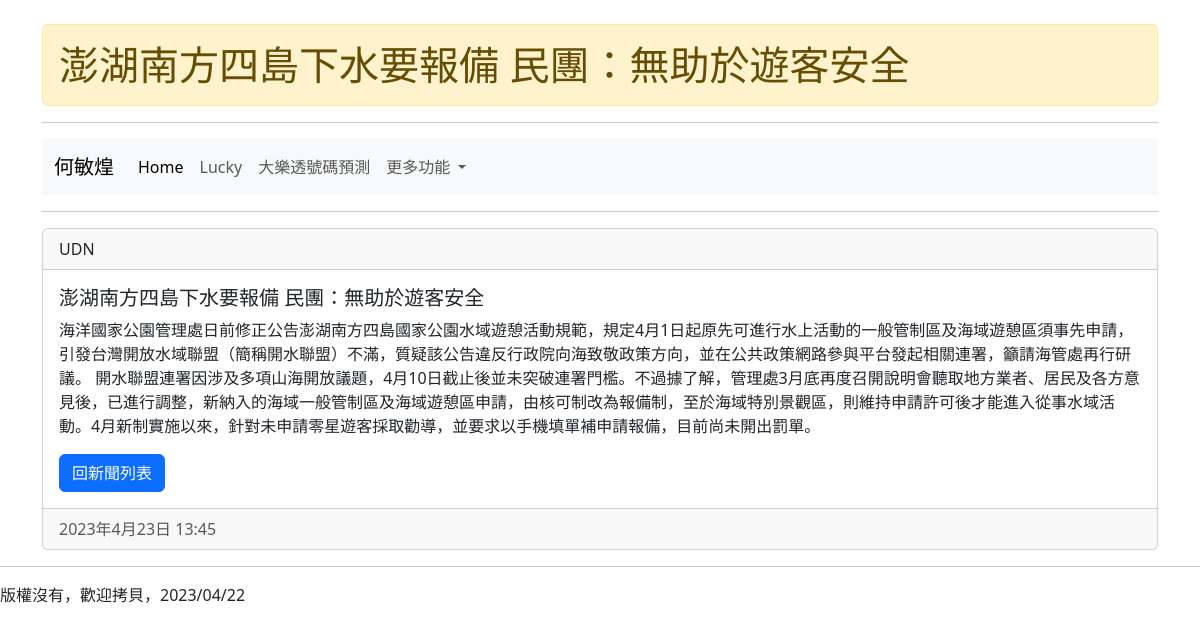
Screenshot of /shownews/1/ with the database file from the repository.
### mysite/models.py (models this page shows, shortened)
class News(models.Model):
    title = models.CharField(max_length=50)
    content = models.TextField()
    source = models.CharField(max_length=50)
    pdate = models.DateTimeField(auto_now_add=True)

### mysite/views.py (the view)
# urls.py: path('shownews/<int:id>/', views.shownews),
def shownews(request, id):
    try:
        news = News.objects.get(id=id)
    except:
        return redirect("/mynews/")
    return render(request, "shownews.html", locals())

### templates/shownews.html (shortened to what this page needs)
{% extends "base.html" %}
{% block headmessage %}
	<h1 class="alert alert-warning">{{ news.title }}</h1>
{% endblock %}
{% block content %}
<div class="card">
  <div class="card-header">
    {{ news.source }}
  </div>
  <div class="card-body">
    <h5 class="card-title">{{ news.title }}</h5>
    <p class="card-text">
    	{{ news.content }}
    </p>
    <a href="/mynews/" class="btn btn-primary">回新聞列表</a>
  </div>
  <div class="card-footer text-body-secondary">
    {{ news.pdate }}
  </div>
</div>
{% endblock %}

### rows the page displays
News: title "澎湖南方四島下水要報備 民團：無助於遊客安全", source "UDN", content "海洋國家公園管理處日前修正公告澎湖南方四島國家公園水域遊憩活動規範，規定4月1日起原先可進行水上活動的一般管制區及海域遊憩區須事先申請，引發台灣開放水域聯盟（簡稱開水聯盟）不滿，質疑該公告違反行政院向海致敬政策方向，並在公共政策網路參與平台發起相關連署，籲請海管處再行研議。 開水聯盟連署因涉及多項山海開放議題，4月10日截止後並未突破連署門檻。不過據了解，管理處3月底再度召開說明會聽取地方業者、居民及各方意見後，已進行調整，新納入的海域一般管制區及海域遊憩區申請，由核可制改為報備制，至於海域特別景觀區，則維持申請許可後才能進入從事水域活動。4月新制實施以來，針對未申請零星遊客採取勸導，並要求以手機填單補申請報備，目前尚未開出罰單。", pdate "2023年4月23日 13:45"
